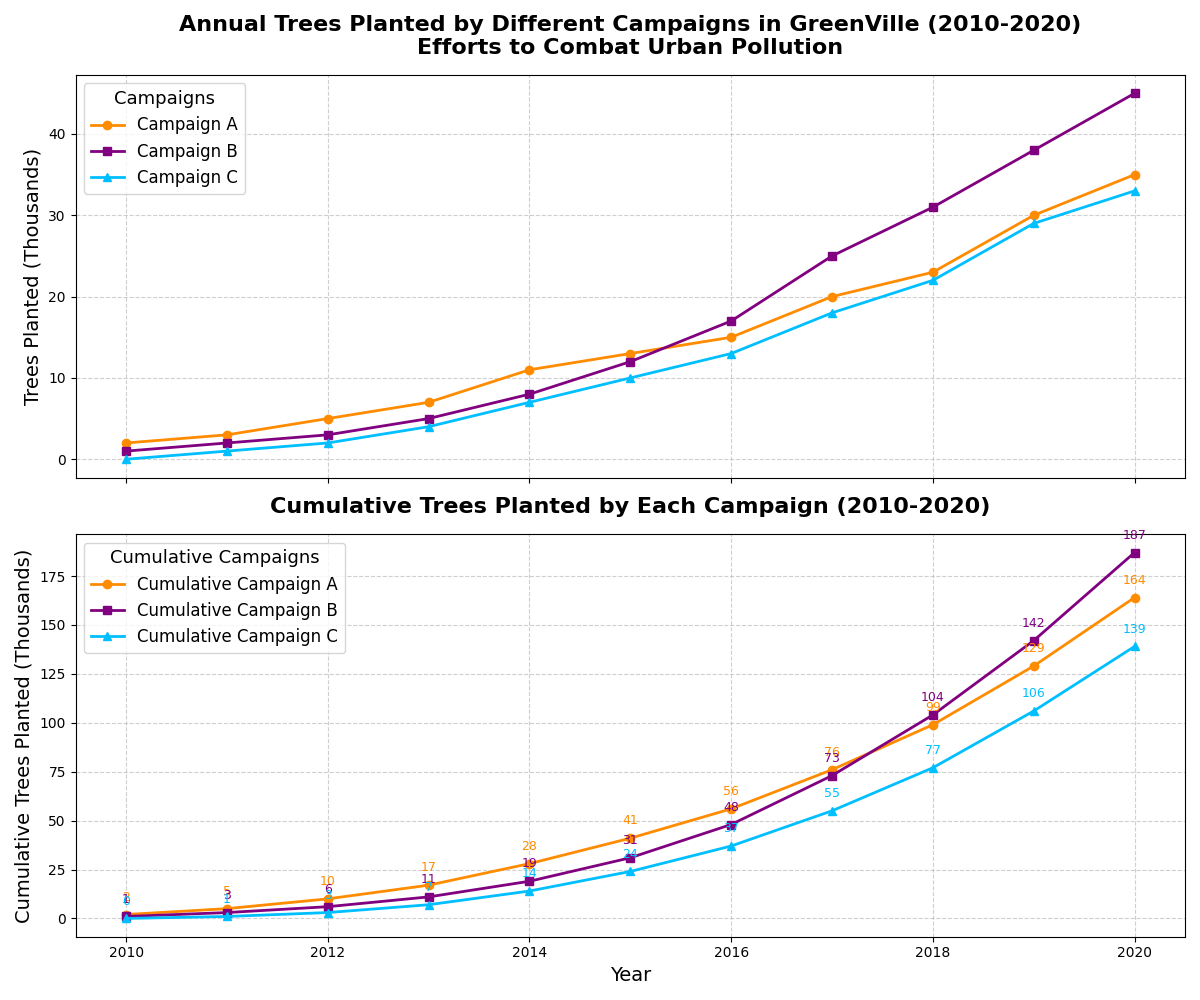

Generate this figure with Python:
import matplotlib.pyplot as plt
import numpy as np

years = np.arange(2010, 2021)

campaign_A = np.array([2, 3, 5, 7, 11, 13, 15, 20, 23, 30, 35])
campaign_B = np.array([1, 2, 3, 5, 8, 12, 17, 25, 31, 38, 45])
campaign_C = np.array([0, 1, 2, 4, 7, 10, 13, 18, 22, 29, 33])

cumulative_A = np.cumsum(campaign_A)
cumulative_B = np.cumsum(campaign_B)
cumulative_C = np.cumsum(campaign_C)

fig, (ax1, ax2) = plt.subplots(2, 1, figsize=(12, 10), sharex=True)

ax1.plot(years, campaign_A, marker='o', linestyle='-', color='darkorange', label='Campaign A', linewidth=2)
ax1.plot(years, campaign_B, marker='s', linestyle='-', color='purple', label='Campaign B', linewidth=2)
ax1.plot(years, campaign_C, marker='^', linestyle='-', color='deepskyblue', label='Campaign C', linewidth=2)

ax1.set_title('Annual Trees Planted by Different Campaigns in GreenVille (2010-2020)\nEfforts to Combat Urban Pollution', fontsize=16, fontweight='bold', pad=15)
ax1.set_ylabel('Trees Planted (Thousands)', fontsize=14)
ax1.legend(title='Campaigns', loc='upper left', fontsize=12, title_fontsize=13)
ax1.grid(True, linestyle='--', alpha=0.6)

ax2.plot(years, cumulative_A, marker='o', linestyle='-', color='darkorange', label='Cumulative Campaign A', linewidth=2)
ax2.plot(years, cumulative_B, marker='s', linestyle='-', color='purple', label='Cumulative Campaign B', linewidth=2)
ax2.plot(years, cumulative_C, marker='^', linestyle='-', color='deepskyblue', label='Cumulative Campaign C', linewidth=2)

ax2.set_title('Cumulative Trees Planted by Each Campaign (2010-2020)', fontsize=16, fontweight='bold', pad=15)
ax2.set_xlabel('Year', fontsize=14)
ax2.set_ylabel('Cumulative Trees Planted (Thousands)', fontsize=14)
ax2.legend(title='Cumulative Campaigns', loc='upper left', fontsize=12, title_fontsize=13)
ax2.grid(True, linestyle='--', alpha=0.6)

for year, value in zip(years, cumulative_A):
    ax2.annotate(f'{value}', xy=(year, value), xytext=(0, 10), textcoords='offset points', ha='center', fontsize=9, color='darkorange')
for year, value in zip(years, cumulative_B):
    ax2.annotate(f'{value}', xy=(year, value), xytext=(0, 10), textcoords='offset points', ha='center', fontsize=9, color='purple')
for year, value in zip(years, cumulative_C):
    ax2.annotate(f'{value}', xy=(year, value), xytext=(0, 10), textcoords='offset points', ha='center', fontsize=9, color='deepskyblue')

plt.tight_layout()
plt.show()
